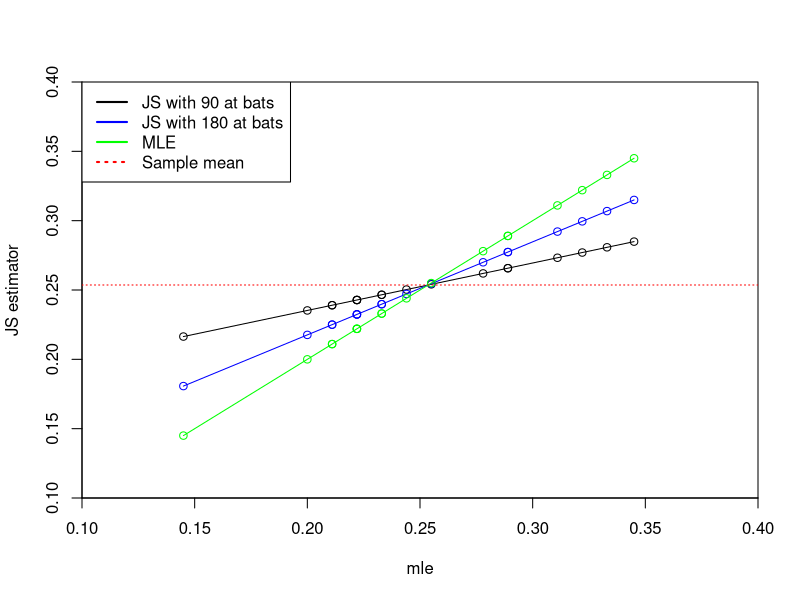
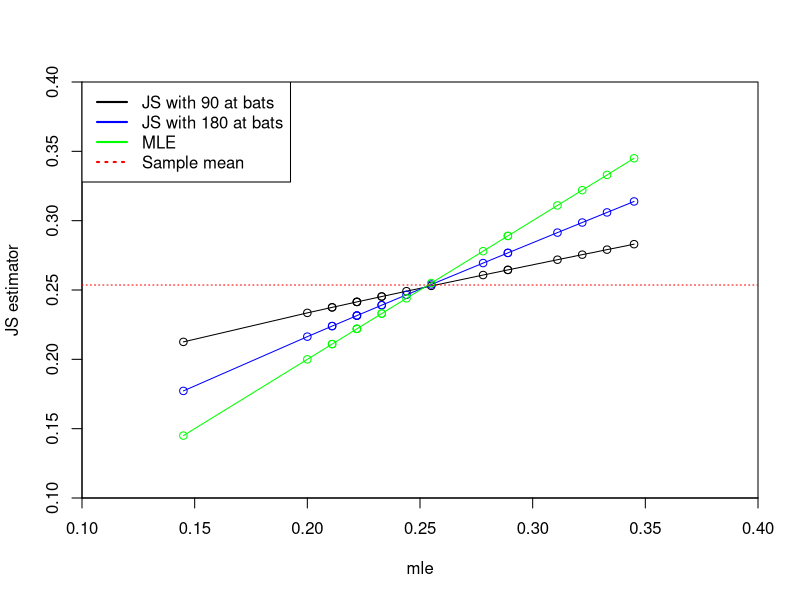

Recreate these plots in R, in order.
## ---- chunk 1
knitr::opts_chunk$set(echo = TRUE)
## ---- chunk 2
batAvg=c(0.345, 0.333, 0.322, 0.311, 0.289, 0.289, 0.278, 0.255, 0.244, 0.233, 
         0.233, 0.222, 0.222,0.222, 0.211, 0.211, 0.200, 0.145)
JSsigma<-function(x){
  sigmasq = mean(x)* (1-mean(x)) / 90   # binomial variance sigma_0 ^2
  mean(x) + (1 - (length(x)-3) * sigmasq / ((length(x)-1)*var(x)) ) * (x-mean(x))
  # James stein estimator according to (7.20)
}
pJS = JSsigma(batAvg)
as.data.frame(round(cbind(batAvg, pJS), 3))

## ---- chunk 3
JSsigma180<-function(x){
  sigmasq = mean(x)* (1-mean(x)) / 180   # binomial variance sigma_0 ^2 with n=180
  mean(x) + (1 - (length(x)-3) * sigmasq / ((length(x)-1)*var(x)) ) * (x-mean(x))
  # James stein estimator according to (7.20)
}
pJS180 = JSsigma180(batAvg)

plot(batAvg, pJS , type='n' , xlab= "mle", ylab='JS estimator', xaxs='i', yaxs='i',
     xlim=c(0.1 ,0.4), ylim=c(0.1, 0.4) )
lines(batAvg, pJS, type= 'o')
lines(batAvg, pJS180, col='blue' , type='o')
lines(batAvg, batAvg, col= 'green', type = 'o')
abline(h=mean(batAvg), col='red', lty= 'dotted')
legend('topleft', c("JS with 90 at bats" ,"JS with 180 at bats", "MLE", "Sample mean") , 
       col=c('black', 'blue', 'green', 'red'), lwd=2, lty=c('solid', 'solid', 'solid', 'dotted'))


## ---- chunk 4
library(purrr)

# arcsin transformation p --> x 
g1<-function(p){
  n=90
  2 * sqrt(n + 0.5) * asin(sqrt((n*p + 0.375)/(n + 0.75)))
}

# x vector transformed from p
x1=
  batAvg %>%
  map_dbl(g1)

# JS estimator function 
JS<-function(x){
  mean(x) + (1 - (length(x)-3) / ((length(x)-1)*var(x)) ) * (x-mean(x))
}  

# mu_JS
muJS1 = JS(x1)

# inverse transformation x --> p
h1<-function(mu){
  n=90
  ((n+0.75)*(sin( mu/(2*sqrt(n+0.5)) ))^2 - 0.375) / n
}

# p_JS
pJS1 =
  muJS1 %>%
  map_dbl(h1)


#repeat same process but with n=180 this time

g2<-function(p){
  n=180
  2 * sqrt(n + 0.5) * asin(sqrt((n*p + 0.375)/(n + 0.75)))
}

x2=
  batAvg %>%
  map_dbl(g2)

muJS2 = JS(x2)

h2<-function(mu){
  n=180
  ((n+0.75)*(sin( mu/(2*sqrt(n+0.5)) ))^2 - 0.375) / n
}

pJS2 =
  muJS2 %>%
  map_dbl(h2)

# Plot similar process as above

plot(batAvg, pJS1 , type='n' , xlab= "mle", ylab='JS estimator', xaxs='i', yaxs='i',
     xlim=c(0.1 ,0.4), ylim=c(0.1, 0.4)
     )
lines(batAvg, pJS1, type= 'o')
lines(batAvg, pJS2, col='blue' , type='o')
lines(batAvg, batAvg, col= 'green', type = 'o')
abline(h=mean(batAvg), col='red', lty= 'dotted')
legend('topleft', c("JS with 90 at bats" ,"JS with 180 at bats", "MLE", "Sample mean") ,
       col=c('black', 'blue', 'green', 'red'), lwd=2, lty=c('solid', 'solid', 'solid', 'dotted'))


